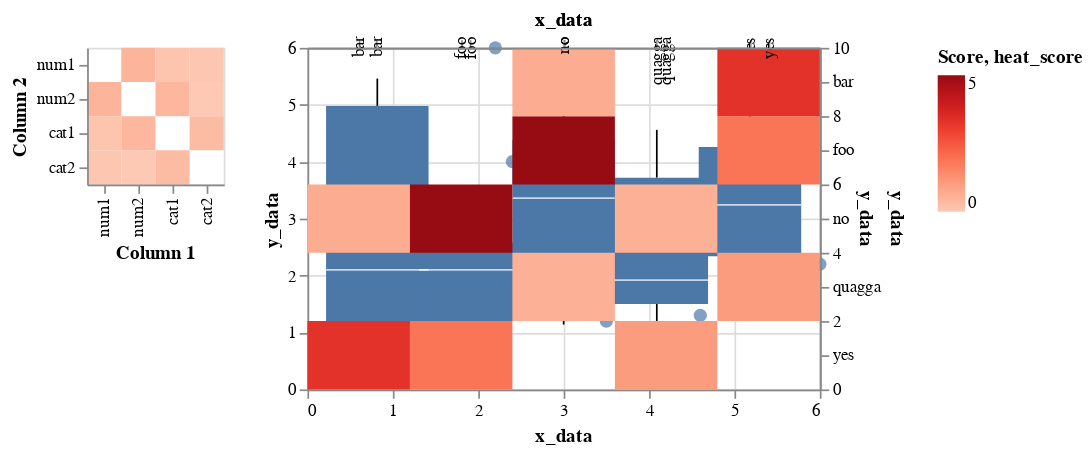

The notebook cell this image was saved under:
### Code cell
plot_heatmap(df, detailed_df=detailed_df)

### Figure 1 — Vega specification as saved in the notebook (floating-point values rounded to 4 significant figures)
{"$schema": "https://vega.github.io/schema/vega/v5.json", "data": [{"name": "param_1_store"}, {"name": "source_1", "values": [{"Column 1": "num1", "Column 2": "num2", "comparison_type": "num-num", "heat_score": null, "x_data": "1.2", "y_data": "3.5"}, {"Column 1": "num1", "Column 2": "num2", "comparison_type": "num-num", "heat_score": null, "x_data": "4.0", "y_data": "2.4"}, {"Column 1": "num1", "Column 2": "num2", "comparison_type": "num-num", "heat_score": null, "x_data": "2.2", "y_data": "6.0"}, {"Column 1": "num1", "Column 2": "num2", "comparison_type": "num-num", "heat_score": null, "x_data": "1.3", "y_data": "4.6"}, {"Column 1": "num1", "Column 2": "num2", "comparison_type": "num-num", "heat_score": null, "x_data": "4.5", "y_data": "0.5"}, {"Column 1": null, "Column 2": null, "comparison_type": null, "heat_score": null, "x_data": null, "y_data": null}, {"Column 1": "num1", "Column 2": "cat1", "comparison_type": "num-cat", "heat_score": null, "x_data": "foo", "y_data": "1.2"}, {"Column 1": "num1", "Column 2": "cat1", "comparison_type": "num-cat", "heat_score": null, "x_data": "foo", "y_data": "3.8"}, {"Column 1": "num1", "Column 2": "cat1", "comparison_type": "num-cat", "heat_score": null, "x_data": "foo", "y_data": "4.3"}, {"Column 1": "num1", "Column 2": "cat1", "comparison_type": "num-cat", "heat_score": null, "x_data": "bar", "y_data": "8.3"}, {"Column 1": "num1", "Column 2": "cat1", "comparison_type": "num-cat", "heat_score": null, "x_data": "bar", "y_data": "1.9"}, {"Column 1": "num1", "Column 2": "cat1", "comparison_type": "num-cat", "heat_score": null, "x_data": "bar", "y_data": "3.4"}, {"Column 1": "num1", "Column 2": "cat1", "comparison_type": "num-cat", "heat_score": null, "x_data": "quagga", "y_data": "6.2"}, {"Column 1": "num1", "Column 2": "cat1", "comparison_type": "num-cat", "heat_score": null, "x_data": "quagga", "y_data": "3.2"}, {"Column 1": "num1", "Column 2": "cat1", "comparison_type": "num-cat", "heat_score": null, "x_data": "quagga", "y_data": "2.5"}, {"Column 1": null, "Column 2": null, "comparison_type": null, "heat_score": null, "x_data": null, "y_data": null}, {"Column 1": "num1", "Column 2": "cat2", "comparison_type": "num-cat", "heat_score": null, "x_data": "yes", "y_data": "7.1"}, {"Column 1": "num1", "Column 2": "cat2", "comparison_type": "num-cat", "heat_score": null, "x_data": "yes", "y_data": "6.7"}, {"Column 1": "num1", "Column 2": "cat2", "comparison_type": "num-cat", "heat_score": null, "x_data": "yes", "y_data": "3.2"}, {"Column 1": "num1", "Column 2": "cat2", "comparison_type": "num-cat", "heat_score": null, "x_data": "no", "y_data": "8.1"}, {"Column 1": "num1", "Column 2": "cat2", "comparison_type": "num-cat", "heat_score": null, "x_data": "no", "y_data": "1.9"}, {"Column 1": "num1", "Column 2": "cat2", "comparison_type": "num-cat", "heat_score": null, "x_data": "no", "y_data": "2.8"}, {"Column 1": null, "Column 2": null, "comparison_type": null, "heat_score": null, "x_data": null, "y_data": null}, {"Column 1": "num2", "Column 2": "num1", "comparison_type": "num-num", "heat_score": null, "x_data": "3.5", "y_data": "1.2"}, {"Column 1": "num2", "Column 2": "num1", "comparison_type": "num-num", "heat_score": null, "x_data": "2.4", "y_data": "4.0"}, {"Column 1": "num2", "Column 2": "num1", "comparison_type": "num-num", "heat_score": null, "x_data": "6.0", "y_data": "2.2"}, {"Column 1": "num2", "Column 2": "num1", "comparison_type": "num-num", "heat_score": null, "x_data": "4.6", "y_data": "1.3"}, {"Column 1": "num2", "Column 2": "num1", "comparison_type": "num-num", "heat_score": null, "x_data": "0.5", "y_data": "4.5"}, {"Column 1": null, "Column 2": null, "comparison_type": null, "heat_score": null, "x_data": null, "y_data": null}, {"Column 1": "num2", "Column 2": "cat1", "comparison_type": "num-cat", "heat_score": null, "x_data": "foo", "y_data": "4.4"}, {"Column 1": "num2", "Column 2": "cat1", "comparison_type": "num-cat", "heat_score": null, "x_data": "foo", "y_data": "3.2"}, {"Column 1": "num2", "Column 2": "cat1", "comparison_type": "num-cat", "heat_score": null, "x_data": "foo", "y_data": "2.0"}, {"Column 1": "num2", "Column 2": "cat1", "comparison_type": "num-cat", "heat_score": null, "x_data": "bar", "y_data": "3.6"}, {"Column 1": "num2", "Column 2": "cat1", "comparison_type": "num-cat", "heat_score": null, "x_data": "bar", "y_data": "1.4"}, {"Column 1": "num2", "Column 2": "cat1", "comparison_type": "num-cat", "heat_score": null, "x_data": "bar", "y_data": "9.1"}, {"Column 1": "num2", "Column 2": "cat1", "comparison_type": "num-cat", "heat_score": null, "x_data": "quagga", "y_data": "7.6"}, {"Column 1": "num2", "Column 2": "cat1", "comparison_type": "num-cat", "heat_score": null, "x_data": "quagga", "y_data": "3.2"}, {"Column 1": "num2", "Column 2": "cat1", "comparison_type": "num-cat", "heat_score": null, "x_data": "quagga", "y_data": "1.0"}, {"Column 1": null, "Column 2": null, "comparison_type": null, "heat_score": null, "x_data": null, "y_data": null}, {"Column 1": "num2", "Column 2": "cat2", "comparison_type": "num-cat", "heat_score": null, "x_data": "yes", "y_data": "4.1"}, {"Column 1": "num2", "Column 2": "cat2", "comparison_type": "num-cat", "heat_score": null, "x_data": "yes", "y_data": "9.3"}, {"Column 1": "num2", "Column 2": "cat2", "comparison_type": "num-cat", "heat_score": null, "x_data": "yes", "y_data": "3.9"}, {"Column 1": "num2", "Column 2": "cat2", "comparison_type": "num-cat", "heat_score": null, "x_data": "no", "y_data": "7.3"}, {"Column 1": "num2", "Column 2": "cat2", "comparison_type": "num-cat", "heat_score": null, "x_data": "no", "y_data": "4.5"}, {"Column 1": "num2", "Column 2": "cat2", "comparison_type": "num-cat", "heat_score": null, "x_data": "no", "y_data": "6.7"}, {"Column 1": null, "Column 2": null, "comparison_type": null, "heat_score": null, "x_data": null, "y_data": null}, {"Column 1": "cat1", "Column 2": "num1", "comparison_type": "num-cat", "heat_score": null, "x_data": "foo", "y_data": "1.2"}, {"Column 1": "cat1", "Column 2": "num1", "comparison_type": "num-cat", "heat_score": null, "x_data": "foo", "y_data": "3.8"}, {"Column 1": "cat1", "Column 2": "num1", "comparison_type": "num-cat", "heat_score": null, "x_data": "foo", "y_data": "4.3"}, {"Column 1": "cat1", "Column 2": "num1", "comparison_type": "num-cat", "heat_score": null, "x_data": "bar", "y_data": "8.3"}, {"Column 1": "cat1", "Column 2": "num1", "comparison_type": "num-cat", "heat_score": null, "x_data": "bar", "y_data": "1.9"}, {"Column 1": "cat1", "Column 2": "num1", "comparison_type": "num-cat", "heat_score": null, "x_data": "bar", "y_data": "3.4"}, {"Column 1": "cat1", "Column 2": "num1", "comparison_type": "num-cat", "heat_score": null, "x_data": "quagga", "y_data": "6.2"}, {"Column 1": "cat1", "Column 2": "num1", "comparison_type": "num-cat", "heat_score": null, "x_data": "quagga", "y_data": "3.2"}, {"Column 1": "cat1", "Column 2": "num1", "comparison_type": "num-cat", "heat_score": null, "x_data": "quagga", "y_data": "2.5"}, {"Column 1": null, "Column 2": null, "comparison_type": null, "heat_score": null, "x_data": null, "y_data": null}, {"Column 1": "cat1", "Column 2": "num2", "comparison_type": "num-cat", "heat_score": null, "x_data": "foo", "y_data": "4.4"}, {"Column 1": "cat1", "Column 2": "num2", "comparison_type": "num-cat", "heat_score": null, "x_data": "foo", "y_data": "3.2"}, {"Column 1": "cat1", "Column 2": "num2", "comparison_type": "num-cat", "heat_score": null, "x_data": "foo", "y_data": "2.0"}, {"Column 1": "cat1", "Column 2": "num2", "comparison_type": "num-cat", "heat_score": null, "x_data": "bar", "y_data": "3.6"}, {"Column 1": "cat1", "Column 2": "num2", "comparison_type": "num-cat", "heat_score": null, "x_data": "bar", "y_data": "1.4"}, {"Column 1": "cat1", "Column 2": "num2", "comparison_type": "num-cat", "heat_score": null, "x_data": "bar", "y_data": "9.1"}, {"Column 1": "cat1", "Column 2": "num2", "comparison_type": "num-cat", "heat_score": null, "x_data": "quagga", "y_data": "7.6"}, {"Column 1": "cat1", "Column 2": "num2", "comparison_type": "num-cat", "heat_score": null, "x_data": "quagga", "y_data": "3.2"}, {"Column 1": "cat1", "Column 2": "num2", "comparison_type": "num-cat", "heat_score": null, "x_data": "quagga", "y_data": "1.0"}, {"Column 1": null, "Column 2": null, "comparison_type": null, "heat_score": null, "x_data": null, "y_data": null}, {"Column 1": "cat1", "Column 2": "cat2", "comparison_type": "cat-cat", "heat_score": 1.9, "x_data": "foo", "y_data": "yes"}, {"Column 1": "cat1", "Column 2": "cat2", "comparison_type": "cat-cat", "heat_score": 3.1, "x_data": "bar", "y_data": "yes"}, {"Column 1": "cat1", "Column 2": "cat2", "comparison_type": "cat-cat", "heat_score": 1.2, "x_data": "quagga", "y_data": "yes"}, {"Column 1": "cat1", "Column 2": "cat2", "comparison_type": "cat-cat", "heat_score": 4.5, "x_data": "foo", "y_data": "no"}, {"Column 1": "cat1", "Column 2": "cat2", "comparison_type": "cat-cat", "heat_score": 0.9, "x_data": "bar", "y_data": "no"}, {"Column 1": "cat1", "Column 2": "cat2", "comparison_type": "cat-cat", "heat_score": 0.8, "x_data": "quagga", "y_data": "no"}, {"Column 1": null, "Column 2": null, "comparison_type": null, "heat_score": null, "x_data": null, "y_data": null}, {"Column 1": "cat2", "Column 2": "num1", "comparison_type": "num-cat", "heat_score": null, "x_data": "yes", "y_data": "7.1"}, {"Column 1": "cat2", "Column 2": "num1", "comparison_type": "num-cat", "heat_score": null, "x_data": "yes", "y_data": "6.7"}, {"Column 1": "cat2", "Column 2": "num1", "comparison_type": "num-cat", "heat_score": null, "x_data": "yes", "y_data": "3.2"}, {"Column 1": "cat2", "Column 2": "num1", "comparison_type": "num-cat", "heat_score": null, "x_data": "no", "y_data": "8.1"}, {"Column 1": "cat2", "Column 2": "num1", "comparison_type": "num-cat", "heat_score": null, "x_data": "no", "y_data": "1.9"}, {"Column 1": "cat2", "Column 2": "num1", "comparison_type": "num-cat", "heat_score": null, "x_data": "no", "y_data": "2.8"}, {"Column 1": null, "Column 2": null, "comparison_type": null, "heat_score": null, "x_data": null, "y_data": null}, {"Column 1": "cat2", "Column 2": "num2", "comparison_type": "num-cat", "heat_score": null, "x_data": "yes", "y_data": "4.1"}, {"Column 1": "cat2", "Column 2": "num2", "comparison_type": "num-cat", "heat_score": null, "x_data": "yes", "y_data": "9.3"}, {"Column 1": "cat2", "Column 2": "num2", "comparison_type": "num-cat", "heat_score": null, "x_data": "yes", "y_data": "3.9"}, {"Column 1": "cat2", "Column 2": "num2", "comparison_type": "num-cat", "heat_score": null, "x_data": "no", "y_data": "7.3"}, {"Column 1": "cat2", "Column 2": "num2", "comparison_type": "num-cat", "heat_score": null, "x_data": "no", "y_data": "4.5"}, {"Column 1": "cat2", "Column 2": "num2", "comparison_type": "num-cat", "heat_score": null, "x_data": "no", "y_data": "6.7"}, {"Column 1": null, "Column 2": null, "comparison_type": null, "heat_score": null, "x_data": null, "y_data": null}, {"Column 1": "cat2", "Column 2": "cat1", "comparison_type": "cat-cat", "heat_score": 1.9, "x_data": "yes", "y_data": "foo"}, {"Column 1": "cat2", "Column 2": "cat1", "comparison_type": "cat-cat", "heat_score": 4.5, "x_data": "no", "y_data": "foo"}, {"Column 1": "cat2", "Column 2": "cat1", "comparison_type": "cat-cat", "heat_score": 3.1, "x_data": "yes", "y_data": "bar"}, {"Column 1": "cat2", "Column 2": "cat1", "comparison_type": "cat-cat", "heat_score": 0.9, "x_data": "no", "y_data": "bar"}, {"Column 1": "cat2", "Column 2": "cat1", "comparison_type": "cat-cat", "heat_score": 1.2, "x_data": "yes", "y_data": "quagga"}, {"Column 1": "cat2", "Column 2": "cat1", "comparison_type": "cat-cat", "heat_score": 0.8, "x_data": "no", "y_data": "quagga"}]}, {"name": "source_0"}, {"name": "data_0", "values": [{"Column 1": "num1", "Column 2": "num2", "Score": 0.75}, {"Column 1": "num1", "Column 2": "cat1", "Score": 0.42}, {"Column 1": "num1", "Column 2": "cat2", "Score": 0.38}, {"Column 1": "num2", "Column 2": "num1", "Score": 0.75}, {"Column 1": "num2", "Column 2": "cat1", "Score": 0.68}, {"Column 1": "num2", "Column 2": "cat2", "Score": 0.33}, {"Column 1": "cat1", "Column 2": "num1", "Score": 0.42}, {"Column 1": "cat1", "Column 2": "num2", "Score": 0.68}, {"Column 1": "cat1", "Column 2": "cat2", "Score": 0.59}, {"Column 1": "cat2", "Column 2": "num1", "Score": 0.38}, {"Column 1": "cat2", "Column 2": "num2", "Score": 0.33}, {"Column 1": "cat2", "Column 2": "cat1", "Score": 0.59}]}, {"name": "data_1", "source": "source_1", "transform": [{"type": "filter", "expr": "(!length(data(\"param_1_store\")) || vlSelectionTest(\"param_1_store\", datum)) && ((datum.comparison_type === 'num-num'))"}, {"type": "filter", "expr": "isValid(datum[\"x_data\"]) && isFinite(+datum[\"x_data\"]) && isValid(datum[\"y_data\"]) && isFinite(+datum[\"y_data\"])"}, {"type": "project", "fields": ["x_data", "y_data"]}]}, {"name": "data_2", "source": "source_1", "transform": [{"type": "filter", "expr": "(!length(data(\"param_1_store\")) || vlSelectionTest(\"param_1_store\", datum)) && ((datum.comparison_type === 'num-cat'))"}, {"type": "project", "fields": ["x_data", "y_data"]}]}, {"name": "data_3", "source": "data_2", "transform": [{"type": "joinaggregate", "groupby": ["x_data"], "fields": ["y_data", "y_data"], "ops": ["q1", "q3"], "as": ["lower_box_y_data", "upper_box_y_data"]}, {"type": "project", "fields": ["lower_box_y_data", "upper_box_y_data", "x_data", "y_data"]}]}, {"name": "data_4", "source": "data_3", "transform": [{"type": "filter", "expr": "(datum[\"y_data\"] < datum[\"lower_box_y_data\"] - 1.5 * (datum[\"upper_box_y_data\"] - datum[\"lower_box_y_data\"])) || (datum[\"y_data\"] > datum[\"upper_box_y_data\"] + 1.5 * (datum[\"upper_box_y_data\"] - datum[\"lower_box_y_data\"]))"}, {"type": "filter", "expr": "isValid(datum[\"y_data\"]) && isFinite(+datum[\"y_data\"])"}, {"type": "project", "fields": ["x_data", "y_data"]}]}, {"name": "data_5", "source": "data_3", "transform": [{"type": "filter", "expr": "(datum[\"lower_box_y_data\"] - 1.5 * (datum[\"upper_box_y_data\"] - datum[\"lower_box_y_data\"]) <= datum[\"y_data\"]) && (datum[\"y_data\"] <= datum[\"upper_box_y_data\"] + 1.5 * (datum[\"upper_box_y_data\"] - datum[\"lower_box_y_data\"]))"}, {"type": "aggregate", "groupby": ["x_data"], "fields": ["y_data", "y_data", "lower_box_y_data", "upper_box_y_data"], "ops": ["min", "max", "min", "max"], "as": ["lower_whisker_y_data", "upper_whisker_y_data", "lower_box_y_data", "upper_box_y_data"]}, {"type": "project", "fields": ["lower_box_y_data", "lower_whisker_y_data", "upper_box_y_data", "upper_whisker_y_data", "x_data"]}]}, {"name": "data_6", "source": "data_5", "transform": [{"type": "filter", "expr": "isValid(datum[\"lower_whisker_y_data\"]) && isFinite(+datum[\"lower_whisker_y_data\"])"}, {"type": "project", "fields": ["lower_box_y_data", "lower_whisker_y_data", "upper_whisker_y_data", "x_data"]}]}, {"name": "data_7", "source": "data_5", "transform": [{"type": "filter", "expr": "isValid(datum[\"upper_box_y_data\"]) && isFinite(+datum[\"upper_box_y_data\"])"}, {"type": "project", "fields": ["lower_whisker_y_data", "upper_box_y_data", "upper_whisker_y_data", "x_data"]}]}, {"name": "data_8", "source": "data_2", "transform": [{"type": "aggregate", "groupby": ["x_data"], "fields": ["y_data", "y_data", "y_data", "y_data", "y_data"], "ops": ["q1", "q3", "median", "min", "max"], "as": ["lower_box_y_data", "upper_box_y_data", "mid_box_y_data", "min_y_data", "max_y_data"]}, {"type": "project", "fields": ["lower_box_y_data", "max_y_data", "mid_box_y_data", "min_y_data", "upper_box_y_data", "x_data"]}]}, {"name": "data_9", "source": "data_8", "transform": [{"type": "filter", "expr": "isValid(datum[\"lower_box_y_data\"]) && isFinite(+datum[\"lower_box_y_data\"])"}, {"type": "project", "fields": ["lower_box_y_data", "max_y_data", "mid_box_y_data", "min_y_data", "upper_box_y_data", "x_data"]}]}, {"name": "data_10", "source": "data_8", "transform": [{"type": "filter", "expr": "isValid(datum[\"mid_box_y_data\"]) && isFinite(+datum[\"mid_box_y_data\"])"}, {"type": "project", "fields": ["lower_box_y_data", "max_y_data", "mid_box_y_data", "min_y_data", "upper_box_y_data", "x_data"]}]}, {"name": "data_11", "source": "source_1", "transform": [{"type": "filter", "expr": "(!length(data(\"param_1_store\")) || vlSelectionTest(\"param_1_store\", datum)) && ((datum.comparison_type === 'cat-cat'))"}, {"type": "filter", "expr": "isValid(datum[\"heat_score\"]) && isFinite(+datum[\"heat_score\"])"}, {"type": "project", "fields": ["heat_score", "x_data", "y_data"]}]}, {"name": "source_0_view_1_x_domain_Column 1", "values": [{"Column 1": "num1", "sort_field": 0.0}, {"Column 1": "num2", "sort_field": 1.0}, {"Column 1": "cat1", "sort_field": 2.0}, {"Column 1": "cat2", "sort_field": 3.0}]}, {"name": "source_0_view_1_y_domain_Column 2", "values": [{"Column 2": "num1", "sort_field": 0.0}, {"Column 2": "num2", "sort_field": 1.0}, {"Column 2": "cat1", "sort_field": 2.0}, {"Column 2": "cat2", "sort_field": 3.0}]}, {"name": "data_1_concat_1_layer_0_x_domain_x_data", "source": "data_1", "transform": [{"type": "formula", "expr": "+datum['x_data']", "as": "x_data"}, {"type": "aggregate", "groupby": [], "fields": ["x_data", "x_data"], "ops": ["min", "max"], "as": ["min", "max"]}]}, {"name": "data_1_concat_1_layer_0_y_domain_y_data", "source": "data_1", "transform": [{"type": "formula", "expr": "+datum['y_data']", "as": "y_data"}, {"type": "aggregate", "groupby": [], "fields": ["y_data", "y_data"], "ops": ["min", "max"], "as": ["min", "max"]}]}, {"name": "data_4_concat_1_layer_1_x_domain_x_data_0", "source": "data_4", "transform": [{"type": "aggregate", "groupby": ["x_data"], "fields": [], "ops": [], "as": []}, {"type": "formula", "expr": "datum['x_data']", "as": "sort_field"}, {"type": "project", "fields": ["x_data"]}]}, {"name": "data_6_concat_1_layer_1_x_domain_x_data_1", "source": "data_6", "transform": [{"type": "aggregate", "groupby": ["x_data"], "fields": [], "ops": [], "as": []}, {"type": "formula", "expr": "datum['x_data']", "as": "sort_field"}, {"type": "project", "fields": ["x_data"]}]}, {"name": "data_7_concat_1_layer_1_x_domain_x_data_2", "source": "data_7", "transform": [{"type": "aggregate", "groupby": ["x_data"], "fields": [], "ops": [], "as": []}, {"type": "formula", "expr": "datum['x_data']", "as": "sort_field"}, {"type": "project", "fields": ["x_data"]}]}, {"name": "data_9_concat_1_layer_1_x_domain_x_data_3", "source": "data_9", "transform": [{"type": "aggregate", "groupby": ["x_data"], "fields": [], "ops": [], "as": []}, {"type": "formula", "expr": "datum['x_data']", "as": "sort_field"}, {"type": "project", "fields": ["x_data"]}]}, {"name": "data_10_concat_1_layer_1_x_domain_x_data_4", "source": "data_10", "transform": [{"type": "aggregate", "groupby": ["x_data"], "fields": [], "ops": [], "as": []}, {"type": "formula", "expr": "datum['x_data']", "as": "sort_field"}, {"type": "project", "fields": ["x_data"]}]}, {"name": "data_11_concat_1_layer_2_x_domain_x_data", "source": "data_11", "transform": [{"type": "aggregate", "groupby": ["x_data"], "fields": [], "ops": [], "as": []}, {"type": "formula", "expr": "datum['x_data']", "as": "sort_field"}, {"type": "project", "fields": ["x_data"]}]}, {"name": "data_11_concat_1_layer_2_y_domain_y_data", "source": "data_11", "transform": [{"type": "aggregate", "groupby": ["y_data"], "fields": [], "ops": [], "as": []}, {"type": "formula", "expr": "datum['y_data']", "as": "sort_field"}, {"type": "project", "fields": ["y_data"]}]}], "signals": [{"name": "view_1_x_step", "value": 20}, {"name": "view_1_width", "update": "bandspace(domain('view_1_x').length, 0, 0) * view_1_x_step"}, {"name": "view_1_y_step", "value": 20}, {"name": "view_1_height", "update": "bandspace(domain('view_1_y').length, 0, 0) * view_1_y_step"}, {"name": "concat_1_width", "value": 300}, {"name": "concat_1_height", "value": 200}, {"name": "unit", "value": {}, "on": [{"events": "pointermove", "update": "isTuple(group()) ? group() : unit"}]}, {"name": "param_1", "update": "vlSelectionResolve(\"param_1_store\", \"union\", true, true)"}], "marks": [{"type": "group", "name": "view_1_group", "encode": {"update": {"width": {"signal": "view_1_width"}, "height": {"signal": "view_1_height"}}}, "signals": [{"name": "param_1_tuple", "on": [{"events": [{"source": "scope", "type": "click"}], "update": "datum && item().mark.marktype !== 'group' && indexof(item().mark.role, 'legend') < 0 ? {unit: \"view_1\", fields: param_1_tuple_fields, values: [(item().isVoronoi ? datum.datum : datum)[\"Column 1\"], (item().isVoronoi ? datum.datum : datum)[\"Column 2\"]]} : null", "force": true}, {"events": [{"source": "view", "type": "dblclick"}], "update": "null"}]}, {"name": "param_1_tuple_fields", "value": [{"type": "E", "field": "Column 1"}, {"type": "E", "field": "Column 2"}]}, {"name": "param_1_toggle", "value": false, "on": [{"events": [{"source": "scope", "type": "click"}], "update": "event.shiftKey"}, {"events": [{"source": "view", "type": "dblclick"}], "update": "false"}]}, {"name": "param_1_modify", "on": [{"events": {"signal": "param_1_tuple"}, "update": "modify(\"param_1_store\", param_1_toggle ? null : param_1_tuple, param_1_toggle ? null : true, param_1_toggle ? param_1_tuple : null)"}]}], "marks": [{"type": "rect", "name": "view_1_marks", "from": {"data": "data_0"}, "encode": {"update": {"y": {"field": "Column 2", "scale": "view_1_y"}, "width": {"signal": "max(0.25, bandwidth('view_1_x'))"}, "fill": {"field": "Score", "scale": "color"}, "height": {"signal": "max(0.25, bandwidth('view_1_y'))"}, "tooltip": {"signal": "{\"Column 1\": isValid(datum[\"Column 1\"]) ? datum[\"Column 1\"] : \"\"+datum[\"Column 1\"], \"Column 2\": isValid(datum[\"Column 2\"]) ? datum[\"Column 2\"] : \"\"+datum[\"Column 2\"], \"Score\": format(datum[\"Score\"], \"\")}"}, "x": {"field": "Column 1", "scale": "view_1_x"}}}, "style": ["rect"], "interactive": true}], "axes": [{"scale": "view_1_x", "labelAlign": "right", "grid": false, "labelAngle": 270, "labelBaseline": "middle", "zindex": 1, "title": "Column 1", "orient": "bottom"}, {"scale": "view_1_y", "grid": false, "zindex": 1, "orient": "left", "title": "Column 2"}], "style": "cell"}, {"type": "group", "name": "concat_1_group", "encode": {"update": {"width": {"signal": "concat_1_width"}, "height": {"signal": "concat_1_height"}}}, "marks": [{"type": "symbol", "name": "concat_1_layer_0_marks", "from": {"data": "data_1"}, "encode": {"update": {"shape": {"value": "circle"}, "y": {"field": "y_data", "scale": "concat_1_layer_0_y"}, "x": {"field": "x_data", "scale": "concat_1_layer_0_x"}, "size": {"value": 60}, "tooltip": {"signal": "{\"x_data\": format(datum[\"x_data\"], \"\"), \"y_data\": format(datum[\"y_data\"], \"\")}"}, "fill": {"value": "#4c78a8"}, "opacity": {"value": 0.7}}}, "style": ["circle"], "interactive": true}, {"type": "symbol", "name": "concat_1_layer_1_layer_0_layer_0_marks", "from": {"data": "data_4"}, "encode": {"update": {"stroke": {"value": "#4c78a8"}, "tooltip": {"signal": "{\"x_data\": isValid(datum[\"x_data\"]) ? datum[\"x_data\"] : \"\"+datum[\"x_data\"], \"y_data\": format(datum[\"y_data\"], \"\")}"}, "y": {"field": "y_data", "scale": "concat_1_layer_1_y"}, "x": {"field": "x_data", "scale": "concat_1_layer_1_x", "band": 0.5}, "opacity": {"value": 0.7}, "fill": {"value": "transparent"}}}, "interactive": true, "style": ["point", "boxplot-outliers"]}, {"type": "rule", "name": "concat_1_layer_1_layer_0_layer_1_layer_0_marks", "from": {"data": "data_6"}, "encode": {"update": {"tooltip": {"signal": "{\"Upper Whisker of y_data\": format(datum[\"upper_whisker_y_data\"], \"\"), \"Lower Whisker of y_data\": format(datum[\"lower_whisker_y_data\"], \"\"), \"x_data\": isValid(datum[\"x_data\"]) ? datum[\"x_data\"] : \"\"+datum[\"x_data\"]}"}, "y": {"field": "lower_whisker_y_data", "scale": "concat_1_layer_1_y"}, "y2": {"field": "lower_box_y_data", "scale": "concat_1_layer_1_y"}, "stroke": {"value": "black"}, "x": {"field": "x_data", "scale": "concat_1_layer_1_x", "band": 0.5}}}, "interactive": true, "aria": false, "style": ["rule", "boxplot-rule"]}, {"type": "rule", "name": "concat_1_layer_1_layer_0_layer_1_layer_1_marks", "from": {"data": "data_7"}, "encode": {"update": {"stroke": {"value": "black"}, "tooltip": {"signal": "{\"Upper Whisker of y_data\": format(datum[\"upper_whisker_y_data\"], \"\"), \"Lower Whisker of y_data\": format(datum[\"lower_whisker_y_data\"], \"\"), \"x_data\": isValid(datum[\"x_data\"]) ? datum[\"x_data\"] : \"\"+datum[\"x_data\"]}"}, "y": {"field": "upper_box_y_data", "scale": "concat_1_layer_1_y"}, "y2": {"field": "upper_whisker_y_data", "scale": "concat_1_layer_1_y"}, "x": {"field": "x_data", "scale": "concat_1_layer_1_x", "band": 0.5}}}, "aria": false, "interactive": true, "style": ["rule", "boxplot-rule"]}, {"type": "rect", "name": "concat_1_layer_1_layer_1_layer_0_marks", "from": {"data": "data_9"}, "encode": {"update": {"xc": {"field": "x_data", "scale": "concat_1_layer_1_x", "band": 0.5}, "width": {"value": 60}, "y2": {"field": "upper_box_y_data", "scale": "concat_1_layer_1_y"}, "y": {"field": "lower_box_y_data", "scale": "concat_1_layer_1_y"}, "fill": {"value": "#4c78a8"}, "tooltip": {"signal": "{\"Max of y_data\": format(datum[\"max_y_data\"], \"\"), \"Q3 of y_data\": format(datum[\"upper_box_y_data\"], \"\"), \"Median of y_data\": format(datum[\"mid_box_y_data\"], \"\"), \"Q1 of y_data\": format(datum[\"lower_box_y_data\"], \"\"), \"Min of y_data\": format(datum[\"min_y_data\"], \"\"), \"x_data\": isValid(datum[\"x_data\"]) ? datum[\"x_data\"] : \"\"+datum[\"x_data\"]}"}}}, "style": ["bar", "boxplot-box"], "interactive": true}, {"type": "rect", "name": "concat_1_layer_1_layer_1_layer_1_marks", "from": {"data": "data_10"}, "encode": {"update": {"tooltip": {"signal": "{\"Max of y_data\": format(datum[\"max_y_data\"], \"\"), \"Q3 of y_data\": format(datum[\"upper_box_y_data\"], \"\"), \"Median of y_data\": format(datum[\"mid_box_y_data\"], \"\"), \"Q1 of y_data\": format(datum[\"lower_box_y_data\"], \"\"), \"Min of y_data\": format(datum[\"min_y_data\"], \"\"), \"x_data\": isValid(datum[\"x_data\"]) ? datum[\"x_data\"] : \"\"+datum[\"x_data\"]}"}, "xc": {"field": "x_data", "scale": "concat_1_layer_1_x", "band": 0.5}, "fill": [{"value": "#4c78a8", "test": "datum['lower_box_y_data'] >= datum['upper_box_y_data']"}, {"value": "white"}], "yc": {"field": "mid_box_y_data", "scale": "concat_1_layer_1_y"}, "width": {"value": 60}, "height": {"value": 1}, "opacity": {"value": 0.7}}}, "interactive": true, "style": ["tick", "boxplot-median"], "aria": false}, {"type": "rect", "name": "concat_1_layer_2_marks", "from": {"data": "data_11"}, "encode": {"update": {"fill": {"field": "heat_score", "scale": "color"}, "y": {"field": "y_data", "scale": "concat_1_layer_2_y"}, "height": {"signal": "max(0.25, bandwidth('concat_1_layer_2_y'))"}, "tooltip": {"signal": "{\"x_data\": isValid(datum[\"x_data\"]) ? datum[\"x_data\"] : \"\"+datum[\"x_data\"], \"y_data\": isValid(datum[\"y_data\"]) ? datum[\"y_data\"] : \"\"+datum[\"y_data\"], \"heat_score\": format(datum[\"heat_score\"], \"\")}"}, "width": {"signal": "max(0.25, bandwidth('concat_1_layer_2_x'))"}, "x": {"field": "x_data", "scale": "concat_1_layer_2_x"}}}, "interactive": true, "style": ["rect"]}], "axes": [{"scale": "concat_1_layer_0_x", "domain": false, "grid": true, "ticks": false, "tickCount": {"signal": "ceil(concat_1_width/40)"}, "zindex": 0, "maxExtent": 0, "gridScale": "concat_1_layer_0_y", "labels": false, "minExtent": 0, "aria": false, "orient": "bottom"}, {"scale": "concat_1_layer_0_y", "orient": "left", "tickCount": {"signal": "ceil(concat_1_height/40)"}, "grid": true, "maxExtent": 0, "domain": false, "ticks": false, "gridScale": "concat_1_layer_0_x", "zindex": 0, "minExtent": 0, "labels": false, "aria": false}, {"scale": "concat_1_layer_0_x", "grid": false, "title": "x_data", "labelFlush": true, "labelOverlap": true, "orient": "bottom", "tickCount": {"signal": "ceil(concat_1_width/40)"}, "zindex": 0}, {"scale": "concat_1_layer_1_x", "zindex": 0, "orient": "top", "title": "x_data", "grid": false, "labelAlign": "right", "labelAngle": 270, "labelBaseline": "middle"}, {"scale": "concat_1_layer_2_x", "labelAlign": "right", "labelAngle": 270, "orient": "top", "grid": false, "zindex": 1, "title": "x_data", "labelBaseline": "middle"}, {"scale": "concat_1_layer_0_y", "orient": "left", "zindex": 0, "labelOverlap": true, "tickCount": {"signal": "ceil(concat_1_height/40)"}, "title": "y_data", "grid": false}, {"scale": "concat_1_layer_1_y", "grid": false, "orient": "right", "tickCount": {"signal": "ceil(concat_1_height/40)"}, "labelOverlap": true, "zindex": 0, "title": "y_data"}, {"scale": "concat_1_layer_2_y", "orient": "right", "grid": false, "zindex": 1, "title": "y_data"}], "style": "cell"}], "scales": [{"name": "color", "type": "linear", "domain": {"fields": [{"data": "data_0", "field": "Score"}, {"data": "data_11", "field": "heat_score"}]}, "range": {"scheme": "reds"}, "zero": false, "interpolate": "hcl"}, {"name": "view_1_x", "type": "band", "domain": {"data": "source_0_view_1_x_domain_Column 1", "field": "Column 1", "sort": {"op": "max", "field": "sort_field"}}, "range": {"step": {"signal": "view_1_x_step"}}, "paddingInner": 0, "paddingOuter": 0}, {"name": "view_1_y", "type": "band", "domain": {"data": "source_0_view_1_y_domain_Column 2", "field": "Column 2", "sort": {"op": "max", "field": "sort_field"}}, "range": {"step": {"signal": "view_1_y_step"}}, "paddingInner": 0, "paddingOuter": 0}, {"name": "concat_1_layer_0_x", "type": "linear", "domain": [{"signal": "(data(\"data_1_concat_1_layer_0_x_domain_x_data\")[0] || {}).min"}, {"signal": "(data(\"data_1_concat_1_layer_0_x_domain_x_data\")[0] || {}).max"}], "range": [0, {"signal": "concat_1_width"}], "zero": true, "nice": true}, {"name": "concat_1_layer_0_y", "type": "linear", "domain": [{"signal": "(data(\"data_1_concat_1_layer_0_y_domain_y_data\")[0] || {}).min"}, {"signal": "(data(\"data_1_concat_1_layer_0_y_domain_y_data\")[0] || {}).max"}], "range": [{"signal": "concat_1_height"}, 0], "nice": true, "zero": true}, {"name": "concat_1_layer_1_x", "type": "band", "domain": {"fields": [{"data": "data_4_concat_1_layer_1_x_domain_x_data_0", "field": "x_data"}, {"data": "data_6_concat_1_layer_1_x_domain_x_data_1", "field": "x_data"}, {"data": "data_7_concat_1_layer_1_x_domain_x_data_2", "field": "x_data"}, {"data": "data_9_concat_1_layer_1_x_domain_x_data_3", "field": "x_data"}, {"data": "data_10_concat_1_layer_1_x_domain_x_data_4", "field": "x_data"}], "sort": true}, "range": [0, {"signal": "concat_1_width"}], "padding": 0.5}, {"name": "concat_1_layer_1_y", "type": "linear", "domain": {"fields": [{"data": "data_4", "field": "y_data"}, {"data": "data_6", "field": "lower_whisker_y_data"}, {"data": "data_6", "field": "lower_box_y_data"}, {"data": "data_7", "field": "upper_box_y_data"}, {"data": "data_7", "field": "upper_whisker_y_data"}, {"data": "data_9", "field": "lower_box_y_data"}, {"data": "data_9", "field": "upper_box_y_data"}, {"data": "data_10", "field": "mid_box_y_data"}]}, "range": [{"signal": "concat_1_height"}, 0], "zero": true, "nice": true}, {"name": "concat_1_layer_2_x", "type": "band", "domain": {"data": "data_11_concat_1_layer_2_x_domain_x_data", "field": "x_data", "sort": true}, "range": [0, {"signal": "concat_1_width"}], "paddingInner": 0, "paddingOuter": 0}, {"name": "concat_1_layer_2_y", "type": "band", "domain": {"data": "data_11_concat_1_layer_2_y_domain_y_data", "field": "y_data", "sort": true}, "range": [0, {"signal": "concat_1_height"}], "paddingInner": 0, "paddingOuter": 0}], "legends": [{"fill": "color", "gradientLength": {"signal": "clamp(view_1_height, 64, 200)"}, "title": "Score, heat_score"}], "padding": 5, "background": "white", "layout": {"padding": 20, "bounds": "full", "align": "each"}}
